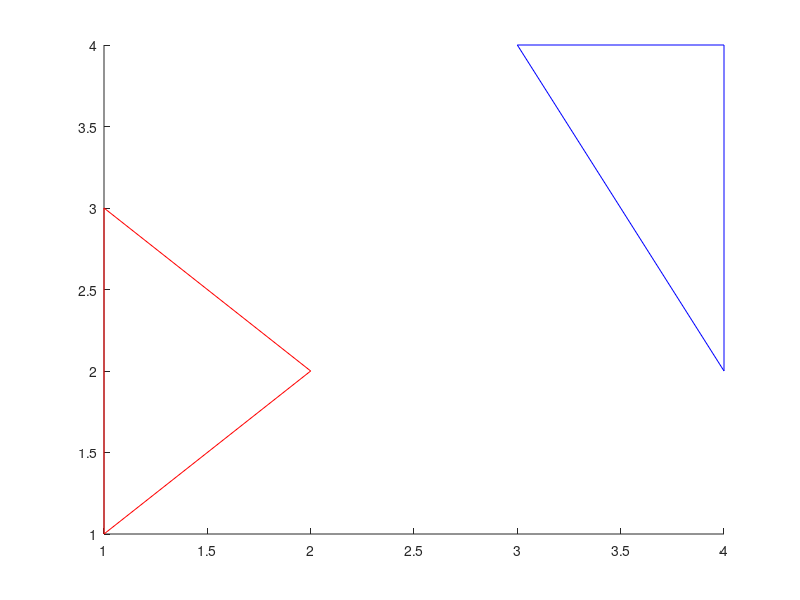

Write MATLAB code to recreate this figure. (Note: this script raises an error after producing the figure.)
% x = [2,2,3]; 
% y = [5,3,4];
% P1 = [x;y]';
x = [1 2 1];
y = [1 2 3];
P1 = [x;y]';

x = [3 4 4];
y = [4 2 4];
P2 = [x;y]';
% x = [0,4,2];
% y = [0,4,6];
% P2 = [x;y]';

line([P1(:,1)' P1(1,1)],[P1(:,2)' P1(1,2)],'Color','r')
line([P2(:,1)' P2(1,1)],[P2(:,2)' P2(1,2)],'Color','b')

flag = triangle_intersection(P1,P2);
if flag == 1
    disp("Intersection")
else
    disp("No Intersection")
end